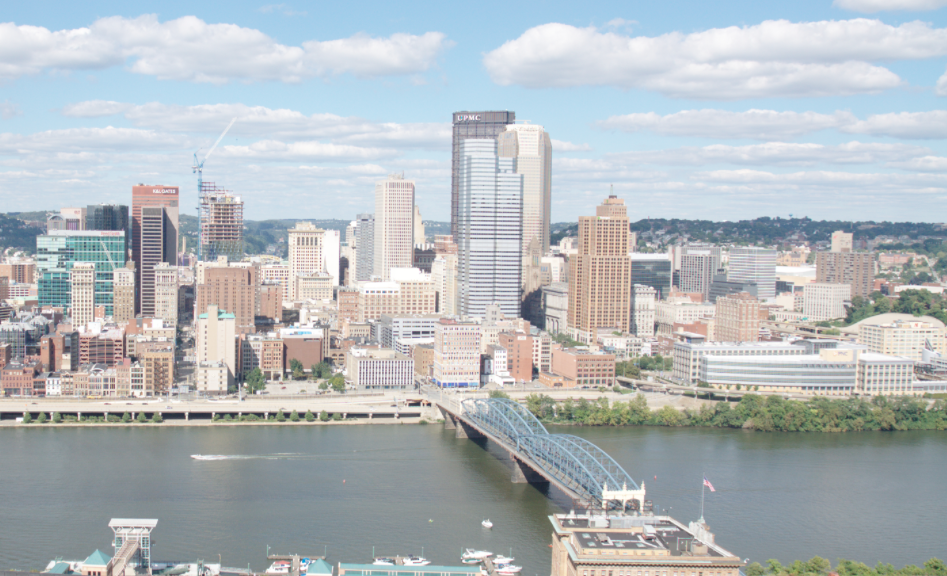
#> input picture incline_L.png, 947 x 576 px, found by its file name
$ python panoramas.py   (older library calls are emulated)
#> lines starting #> are read from the running program, lines starting #| are printed output that depends on the picture
### code/keypointDetect.py
import numpy as np
import cv2
import matplotlib.pyplot as plt

def createGaussianPyramid(im, sigma0=1,
        k=np.sqrt(2), levels=[-1,0,1,2,3,4]):
    if len(im.shape)==3:
        im = cv2.cvtColor(im, cv2.COLOR_BGR2GRAY)
    if im.max()>10:
        im = np.float32(im)/255
    im_pyramid = []
    for i in levels:
        sigma_ = sigma0*k**i
        im_pyramid.append(cv2.GaussianBlur(im, (0,0), sigma_))
    im_pyramid = np.stack(im_pyramid, axis=-1)
    return im_pyramid

# [7 lines left out: function displayPyramid, not called in this run]

def createDoGPyramid(gaussian_pyramid, levels=[-1,0,1,2,3,4]):
    '''
    Produces DoG Pyramid
    Inputs
    Gaussian Pyramid - A matrix of grayscale images of size
                        [imH, imW, len(levels)]
    levels      - the levels of the pyramid where the blur at each level is
                   outputs
    DoG Pyramid - size (imH, imW, len(levels) - 1) matrix of the DoG pyramid
                   created by differencing the Gaussian Pyramid input
    '''
    DoG_pyramid = []
    DoG_pyramid = np.diff(gaussian_pyramid)
    DoG_levels = levels[1:]
    return DoG_pyramid, DoG_levels

def computePrincipalCurvature(DoG_pyramid):
    '''
    Takes in DoGPyramid generated in createDoGPyramid and returns
    PrincipalCurvature,a matrix of the same size where each point contains the
    curvature ratio R for the corre-sponding point in the DoG pyramid

    INPUTS
        DoG Pyramid - size (imH, imW, len(levels) - 1) matrix of the DoG pyramid

    OUTPUTS
        principal_curvature - size (imH, imW, len(levels) - 1) matrix where each
                          point contains the curvature ratio R for the
                          corresponding point in the DoG pyramid
    '''
    # r = 10
    # threshold_r = (r + 1)**2 * 1.0 / r
    principal_curvature = None
    D_x = cv2.Sobel(DoG_pyramid, ddepth=cv2.CV_64F, dx=1, dy=0, borderType=2)
    D_y = cv2.Sobel(DoG_pyramid, ddepth=cv2.CV_64F, dx=0, dy=1, borderType=2)
    D_xx = cv2.Sobel(D_x, ddepth=cv2.CV_64F, dx=1, dy=0, borderType=2)
    D_xy = cv2.Sobel(D_x, ddepth=cv2.CV_64F, dx=0, dy=1, borderType=2)
    D_yy = cv2.Sobel(D_y, ddepth=cv2.CV_64F, dx=0, dy=1, borderType=2)
    D_yx = cv2.Sobel(D_y, ddepth=cv2.CV_64F, dx=1, dy=0, borderType=2)
    trace_H = D_xx + D_yy
    det_H = (D_xx * D_yy) - (D_xy * D_yx)
    # print (det_H)
    principal_curvature = (trace_H * trace_H * 1.0) / det_H
    principal_curvature[principal_curvature == -np.inf] = 0
    principal_curvature[principal_curvature == np.inf] = 0
    principal_curvature[principal_curvature == np.nan] = 0
    return principal_curvature

def getLocalExtrema(DoG_pyramid, DoG_levels, principal_curvature,
        th_contrast=0.03, th_r=12):
    '''
    Returns local extrema points in both scale and space using the DoGPyramid

    INPUTS
        DoG_pyramid - size (imH, imW, len(levels) - 1) matrix of the DoG pyramid
        DoG_levels  - The levels of the pyramid where the blur at each level is
                      outputs
        principal_curvature - size (imH, imW, len(levels) - 1) matrix contains the
                      curvature ratio R
        th_contrast - remove any point that is a local extremum but does not have a
                      DoG response magnitude above this threshold
        th_r        - remove any edge-like points that have too large a principal
                      curvature ratio
     OUTPUTS
        locsDoG - N x 3 matrix where the DoG pyramid achieves a local extrema in both
               scale and space, and also satisfies the two thresholds.
    '''
    locsDoG = None
    threshold_mask = np.logical_and(DoG_pyramid > th_contrast, np.abs(principal_curvature) < th_r)

    neighbors_spatial = []
    neighbors_spatial.append(np.roll(DoG_pyramid, 1, axis=0))
    neighbors_spatial.append(np.roll(DoG_pyramid, -1, axis=0))
    neighbors_spatial.append(np.roll(DoG_pyramid, 1, axis=1))
    neighbors_spatial.append(np.roll(DoG_pyramid, -1, axis=1))
    neighbors_spatial.append(np.roll(np.roll(DoG_pyramid, 1, axis=0), 1, axis=1))
    neighbors_spatial.append(np.roll(np.roll(DoG_pyramid, 1, axis=0), -1, axis=1))
    neighbors_spatial.append(np.roll(np.roll(DoG_pyramid, -1, axis=0), 1, axis=1))
    neighbors_spatial.append(np.roll(np.roll(DoG_pyramid, -1, axis=0), -1, axis=1))

    neighbors_scale = []
    neighbors_scale.append(np.roll(DoG_pyramid, 1, axis=2))
    neighbors_scale.append(np.roll(DoG_pyramid, -1, axis=2))

    neighbors_spatial = np.asarray(neighbors_spatial)
    neighbors_scale = np.asarray(neighbors_scale)

    max_neighbor = np.max(neighbors_spatial, axis=0)
    min_neighbor = np.min(neighbors_spatial, axis=0)
    spatial_mask = np.logical_or((DoG_pyramid >= max_neighbor), (DoG_pyramid <= min_neighbor))

    max_neighbor = np.max(neighbors_scale, axis=0)
    min_neighbor = np.min(neighbors_scale, axis=0)
    scale_mask = np.logical_or((DoG_pyramid >= max_neighbor), (DoG_pyramid <= min_neighbor))

    final_mask = np.logical_and(np.logical_and(spatial_mask, scale_mask), threshold_mask)
    locsDoG = np.where(final_mask==True)
    locsDoG = np.asarray(locsDoG)
    locsDoG = locsDoG.T
    locsDoG[:,[0, 1]] = locsDoG[:,[1, 0]]
    return locsDoG


def DoGdetector(im, sigma0=1, k=np.sqrt(2), levels=[-1,0,1,2,3,4],
                th_contrast=0.03, th_r=12):
    '''
    Putting it all together

    Inputs          Description
    --------------------------------------------------------------------------
    im              Grayscale image with range [0,1].

    sigma0          Scale of the 0th image pyramid.

    k               Pyramid Factor.  Suggest sqrt(2).

    levels          Levels of pyramid to construct. Suggest -1:4.

    th_contrast     DoG contrast threshold.  Suggest 0.03.

    th_r            Principal Ratio threshold.  Suggest 12.

    Outputs         Description
    --------------------------------------------------------------------------

    locsDoG         N x 3 matrix where the DoG pyramid achieves a local extrema
                    in both scale and space, and satisfies the two thresholds.

    gauss_pyramid   A matrix of grayscale images of size (imH,imW,len(levels))
    '''
    gauss_pyramid = createGaussianPyramid(im)
    DoG_pyr, DoG_levels = createDoGPyramid(gauss_pyramid, levels)
    pc_curvature = computePrincipalCurvature(DoG_pyr)
    locsDoG = getLocalExtrema(DoG_pyr, DoG_levels, pc_curvature, th_contrast, th_r)
    # visualize_edge_suppression(im, locsDoG)
    return locsDoG, gauss_pyramid


# [5 lines left out: function visualize_edge_suppression, not called in this run]


# [18 lines that do not run on import are left out]

### code/BRIEF.py
import numpy as np
import cv2
import os
from scipy.spatial.distance import cdist
from keypointDetect import DoGdetector

import matplotlib.pyplot as plt


def makeTestPattern(patch_width=9, nbits=256):
    '''
    Creates Test Pattern for BRIEF

    Run this routine for the given parameters patch_width = 9 and n = 256

    INPUTS
    patch_width - the width of the image patch (usually 9)
    nbits      - the number of tests n in the BRIEF descriptor

    OUTPUTS
    compareX and compareY - LINEAR indices into the patch_width x patch_width image
                            patch and are each (nbits,) vectors.
    '''
    compareX = np.random.randint(low=0, high=patch_width**2, size=nbits)
    compareY = np.random.randint(low=0, high=patch_width**2, size=nbits)
    return compareX, compareY

# load test pattern for Brief
test_pattern_file = '../results/testPattern.npy'
if os.path.isfile(test_pattern_file):
    # load from file if exists
    compareX, compareY = np.load(test_pattern_file)
else:
    # produce and save patterns if not exist
    compareX, compareY = makeTestPattern()
    if not os.path.isdir('../results'):
        os.mkdir('../results')
    np.save(test_pattern_file, [compareX, compareY])

def computeBrief(im, gaussian_pyramid, locsDoG, k, levels,
    compareX, compareY):
    '''
    Compute Brief feature
     INPUT
     locsDoG - locsDoG are the keypoint locations returned by the DoG
               detector.
     levels  - Gaussian scale levels that were given in Section1.
     compareX and compareY - linear indices into the
                             (patch_width x patch_width) image patch and are
                             each (nbits,) vectors.


     OUTPUT
     locs - an m x 3 vector, where the first two columns are the image
    		 coordinates of keypoints and the third column is the pyramid
            level of the keypoints.
     desc - an m x n bits matrix of stacked BRIEF descriptors. m is the number
            of valid descriptors in the image and will vary.
    '''
    patch_width = 9
    half_width = patch_width//2
    desc = []
    locs = []
    # [8 lines of commented-out code are left out]
    for x,y,l in locsDoG:
        if (x - half_width) >= 0 and (y - half_width) >= 0 and (x + half_width) < gaussian_pyramid.shape[1] and (y + half_width) < gaussian_pyramid.shape[0]:
            locs.append(np.array([x,y,l]))
            patch = gaussian_pyramid[y - half_width:y + half_width + 1, x - half_width:x + half_width + 1, l]
            patch = patch.flatten()
            point_descriptor = (patch[compareX] < patch[compareY]).astype('int')
            desc.append(point_descriptor)
    desc = np.asarray(desc)
    locs = np.asarray(locs)
    return locs, desc


def briefLite(im):
    '''
    INPUTS
    im - gray image with values between 0 and 1

    OUTPUTS
    locs - an m x 3 vector, where the first two columns are the image coordinates
            of keypoints and the third column is the pyramid level of the keypoints
    desc - an m x n bits matrix of stacked BRIEF descriptors.
            m is the number of valid descriptors in the image and will vary
            n is the number of bits for the BRIEF descriptor
    '''
    locsDoG, gauss_pyramid = DoGdetector(im)
    locs, desc = computeBrief(im, gauss_pyramid, locsDoG, np.sqrt(2), [-1,0,1,2,3,4], compareX, compareY)
    return locs, desc

def briefMatch(desc1, desc2, ratio=0.8):
    '''
    performs the descriptor matching
    inputs  : desc1 , desc2 - m1 x n and m2 x n matrix. m1 and m2 are the number of keypoints in image 1 and 2.
                                n is the number of bits in the brief
    outputs : matches - p x 2 matrix. where the first column are indices
                                        into desc1 and the second column are indices into desc2
    '''
    D = cdist(np.float32(desc1), np.float32(desc2), metric='hamming')
    # find smallest distance
    ix2 = np.argmin(D, axis=1)
    d1 = D.min(1)
    # find second smallest distance
    d12 = np.partition(D, 2, axis=1)[:,0:2]
    d2 = d12.max(1)
    r = d1/(d2+1e-10)
    is_discr = r<ratio
    ix2 = ix2[is_discr]
    ix1 = np.arange(D.shape[0])[is_discr]

    matches = np.stack((ix1,ix2), axis=-1)
    return matches

# [17 lines left out: function plotMatches, not called in this run]
    # plt.savefig(k)


# [21 lines that do not run on import are left out]


    # [12 lines of commented-out code are left out]

### code/planarH.py
import numpy as np
import cv2
from BRIEF import briefLite, briefMatch

def computeH(p1, p2):
    '''
    INPUTS:
        p1 and p2 - Each are size (2 x N) matrices of corresponding (x, y)'
                 coordinates between two images
    OUTPUTS:
     H2to1 - a 3 x 3 matrix encoding the homography that best matches the linear
            equation
    '''
    assert(p1.shape[1]==p2.shape[1])
    assert(p1.shape[0]==2)
    N = p1.shape[1]
    A = np.zeros((2*N,9))

    x, y = p1[0], p1[1]
    u, v = p2[0], p2[1]

    A[::2,0] = 0
    A[::2,1] = 0
    A[::2,2] = 0

    A[1::2,0] = u
    A[1::2,1] = v
    A[1::2,2] = 1

    A[::2,3] = -u
    A[::2,4] = -v
    A[::2,5] = -1

    A[1::2,3] = 0
    A[1::2,4] = 0
    A[1::2,5] = 0

    A[::2,6] = u * y
    A[::2,7] = v * y
    A[::2,8] = y

    A[1::2,6] = -(x * u)
    A[1::2,7] = -(x * v)
    A[1::2,8] = -x

    U, S, V = np.linalg.svd(A)
    H2to1 = V[-1].reshape(3,3)
    return H2to1

def ransacH(matches, locs1, locs2, num_iter=5000, tol=2):
    '''
    Returns the best homography by computing the best set of matches using
    RANSAC
    INPUTS
        locs1 and locs2 - matrices specifying point locations in each of the images
        matches - matrix specifying matches between these two sets of point locations
        nIter - number of iterations to run RANSAC
        tol - tolerance value for considering a point to be an inlier

    OUTPUTS
        bestH - homography matrix with the most inliers found during RANSAC
    '''
    point_count = matches.shape[0]
    ones = np.ones((point_count)).reshape(1,point_count)
    p1_homo = np.concatenate((np.transpose(locs1[matches[:,0]][:,:2]), ones), axis=0)
    ones = np.ones((point_count)).reshape(1,point_count)
    p2_homo = np.concatenate((np.transpose(locs2[matches[:,1]][:,:2]), ones), axis=0)

    max_inliers = 0
    for i in range(num_iter):
        rand_matches = np.random.permutation(matches)[:4]
        p1 = locs1[rand_matches[:,0]][:,:2].T
        p2 = locs2[rand_matches[:,1]][:,:2].T
        H = computeH(p1, p2)
        p1_transformed = np.matmul(H, p2_homo)
        p1_transformed = p1_transformed / p1_transformed[-1,:]
        error = (np.square((p1_transformed - p1_homo)).sum(axis=0) < tol).astype('int')
        inliers = error.sum()
        if inliers > max_inliers:
            max_inliers = inliers
            best_error = error

    best_inliers = matches[np.where(best_error==True)]
    p1 = locs1[best_inliers[:,0]][:,:2].T
    p2 = locs2[best_inliers[:,1]][:,:2].T
    bestH = computeH(p1, p2)
    return bestH


# [7 lines that do not run on import are left out]

### code/panoramas.py
import cv2
import numpy as np
from scipy.ndimage.morphology import distance_transform_edt
from planarH import ransacH
from BRIEF import briefLite,briefMatch,plotMatches

def imageStitching(im1, im2, H2to1):
    '''
    Returns a panorama of im1 and im2 using the given
    homography matrix

    INPUT
        Warps img2 into img1 reference frame using the provided warpH() function
        H2to1 - a 3 x 3 matrix encoding the homography that best matches the linear
                 equation
    OUTPUT
        Blends img1 and warped img2 and outputs the panorama image
    '''
    a,b,f = im1.shape
    z = np.zeros((a,b,f))
    im1 = np.concatenate((im1,z),axis=1)

    r,c,k = im1.shape
    warped_img2 = cv2.warpPerspective(im2, H2to1, (2*b,a))
    cv2.imwrite('../results/6_1.jpg', warped_img2)
    warped_img2 = cv2.warpPerspective(im2, H2to1, (c,r))
    pano_im = np.maximum(im1, warped_img2)
    # cv2.imwrite('../results/stitch.jpg', pano_im)
    return pano_im


def imageStitching_noClip(im1, im2, H2to1):
    '''
    Returns a panorama of im1 and im2 using the given
    homography matrix without cliping.
    '''
    full_cols = 1800
    r, c, _ = im2.shape
    boundary = np.array([[1,c,1,c],[1,1,r,r],[1,1,1,1]])
    warped_boundary = np.matmul(H2to1, boundary)
    warped_boundary = warped_boundary / warped_boundary[-1,:]
    warped_boundary = np.rint(warped_boundary).astype('int')
    min_c = min(1, warped_boundary[0].min())
    max_c = max(im1.shape[1], warped_boundary[0].max())
    min_r = min(1, warped_boundary[1].min())
    max_r = max(im1.shape[0], warped_boundary[1].max())
    full_rows = (full_cols * (max_r - min_r)) / (max_c - min_c)
    full_rows = np.rint(full_rows).astype('int')
    scaling_factor = full_cols / (max_c - min_c)
    M_translation = np.array([[1,0,0],[0,1,-min_r],[0,0,1]])
    M_scaling = np.array([[scaling_factor, 0, 0],[0, scaling_factor, 0],[0, 0, 1]])
    M = np.matmul(M_scaling, M_translation)
    warped_img1 = cv2.warpPerspective(im1, M, (full_cols,full_rows))
    warped_img2 = cv2.warpPerspective(im2, np.matmul(M, H2to1), (full_cols,full_rows))
    pano_im = np.maximum(warped_img1, warped_img2)
    # cv2.imwrite('stitch_no_clip.jpg', pano_im)
    cv2.imwrite('../results/6_2_pan.jpg', pano_im)
    return pano_im

def generatePanorama(im1, im2):
    locs1, desc1 = briefLite(im1)
    locs2, desc2 = briefLite(im2)
    matches = briefMatch(desc1, desc2)
    H2to1 = ransacH(matches, locs1, locs2, num_iter=5000, tol=2)
    # pano_im = imageStitching(im1, im2, H2to1)
    pano_im = imageStitching_noClip(im1, im2, H2to1)
    cv2.imwrite('../results/6_3.jpg', pano_im)
    pn = imageStitching(im1, im2, H2to1)
    return pn


if __name__ == '__main__':
    im1 = cv2.imread('../data/incline_L.png')
#> im1 is the input picture: shape (576, 947, 3); mean B, G, R 188.8, 185.2, 178.7
    im2 = cv2.imread('../data/incline_R.png')
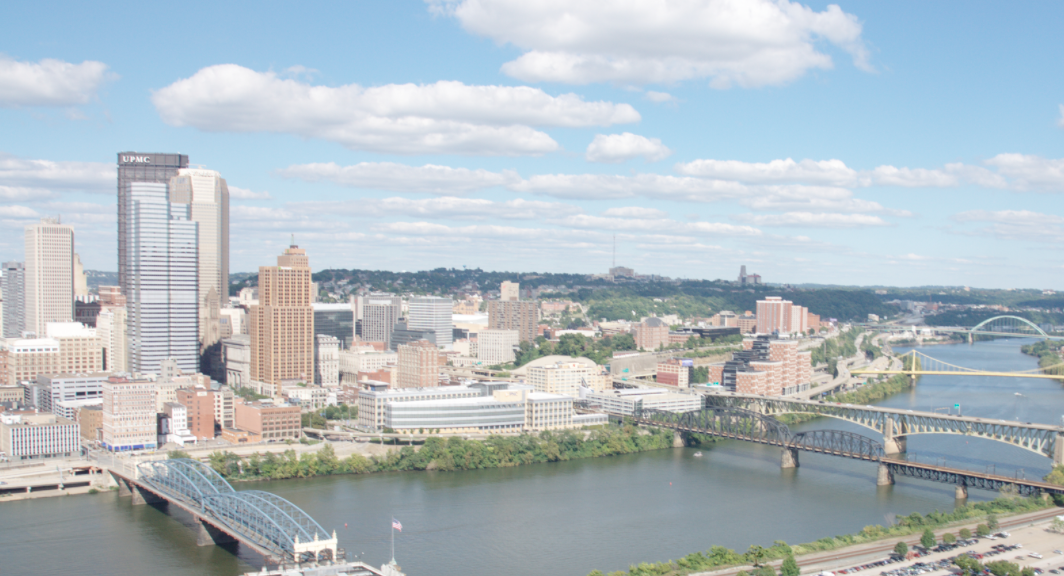
#> input picture incline_R.png, 1064 x 576 px, found by its file name
#> im2 is the input picture: shape (576, 1064, 3); mean B, G, R 195.1, 188.5, 177.3
    pn = generatePanorama(im1, im2)
#> in createGaussianPyramid, `im = cv2.cvtColor(im, cv2.COLOR_BGR2GRAY)`:
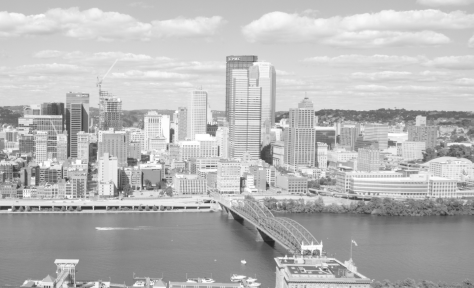
#> im: shape (576, 947) (shown at 1/2 size); min 34, max 255, mean 183.7
#> the loop in createGaussianPyramid, `for i in levels:` made 6 passes
#> sigma_ on passes 1 to 6: 0.707, 1, 1.41, 2, 2.83, 4
#> after the loop in createGaussianPyramid, `for i in levels:`: im_pyramid = 6 items
#> in DoGdetector, `DoG_pyr, DoG_levels = createDoGPyramid(gauss_pyramid, levels)`: DoG_levels = [0, 1, 2, 3, 4]
#> the loop in computeBrief, `for x,y,l in locsDoG:` made 4247 passes
#> (x, y, l) on passes 1 to 3: (507, 112, 1), (467, 113, 2), (507, 113, 2)
#> after the loop in computeBrief, `for x,y,l in locsDoG:`: desc = 4166 items; locs = 4166 items, first 6: [507, 112, 1], [467, 113, 2], [507, 113, 2], [513, 113, 1], [454, 114, 2], [509, 115, 4]
#> call 2 of createGaussianPyramid, with sigma0 = 1, k = 1.41
#> in createGaussianPyramid (call 2), `im = cv2.cvtColor(im, cv2.COLOR_BGR2GRAY)`:
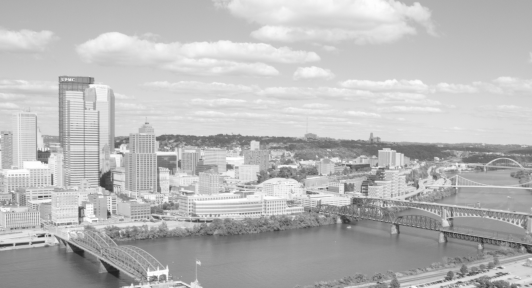
#> im: shape (576, 1064) (shown at 1/2 size); min 31, max 255, mean 185.9
#> the loop in createGaussianPyramid (call 2), `for i in levels:` made 6 passes
#> in getLocalExtrema (call 2), `locsDoG = locsDoG.T`: locsDoG = 2541 rows, first 8: [154, 118, 1], [154, 134, 2], [154, 139, 2], [155, 119, 3], [156, 180, 2], [157, 180, 3], [157, 186, 2], [158, 126, 0]
#> in DoGdetector (call 2), `locsDoG = getLocalExtrema(DoG_pyr, DoG_levels, pc_curvature, th_contra..`: locsDoG = 2541 rows, first 8: [118, 154, 1], [134, 154, 2], [139, 154, 2], [119, 155, 3], [180, 156, 2], [180, 157, 3], [186, 157, 2], [126, 158, 0]
#> the loop in computeBrief (call 2), `for x,y,l in locsDoG:` made 2541 passes
#> in computeBrief (call 2), `locs = np.asarray(locs)`: locs = 2498 rows, first 8: [118, 154, 1], [134, 154, 2], [139, 154, 2], [119, 155, 3], [180, 156, 2], [180, 157, 3], [186, 157, 2], [126, 158, 0]
#> in generatePanorama, `locs2, desc2 = briefLite(im2)`: locs2 has the same summary as locs in computeBrief
#> in briefMatch, `D = cdist(np.float32(desc1), np.float32(desc2), metric='hamming')`:
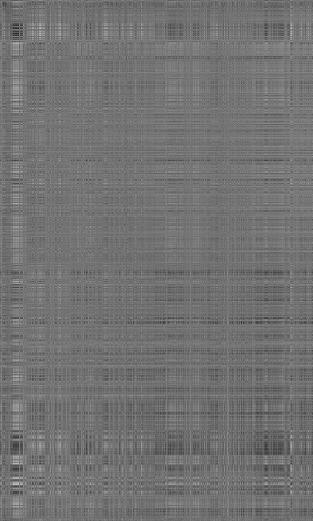
#> D: shape (4166, 2498) float64 (shown at 1/8 size); min 0, max 0.961, mean 0.449
#> in briefMatch, `ix2 = np.argmin(D, axis=1)`: ix2 = 4166 values, max 2494 at index 2234, min 0 at index 3943, mean 1099.6
#> in briefMatch, `d1 = D.min(1)`: d1 = 4166 values, max 0.367 at index 2895, min 0 at index 1472, mean 0.119
#> in briefMatch, `d12 = np.partition(D, 2, axis=1)[:,0:2]`: d12 = 4166 pairs, first value 0 to 0.367, second value 0.00781 to 0.367
#> in briefMatch, `d2 = d12.max(1)`: d2 = 4166 values, max 0.367 at index 2895, min 0.00781 at index 252, mean 0.136
#> in briefMatch, `r = d1/(d2+1e-10)`: r = 4166 values, max 1 at index 2895, min 0 at index 1472, mean 0.858
#> in briefMatch, `ix2 = ix2[is_discr]`: ix2 = 1021 values, max 2481 at index 973, min 2 at index 1008, mean 1126.5
#> in briefMatch, `ix1 = np.arange(D.shape[0])[is_discr]`: ix1 = 1021 values from 3 to 4153
#> in briefMatch, `matches = np.stack((ix1,ix2), axis=-1)`: matches = 1021 pairs, first value 3 to 4153, second value 2 to 2481
#> the loop in ransacH, `for i in range(num_iter):` made 5000 passes
#> (rand_matches, x in computeH, y in computeH, u in computeH, v in computeH, S in computeH, inliers, max_inliers) on pass 11: ([[3881, 2450], [302, 166], [210, 91], [1504, 765]], [623, 858, 364, 545], [515, 224, 220, 294], [316, 523, 11, 225], [566, 275, 269, 347], [758096.6, 230412.4, 945.6, 371, 322.5, 89.58, 38.78, 0.093], 380, 380)
#> in imageStitching_noClip, `warped_img1 = cv2.warpPerspective(im1, M, (full_cols,full_rows))`:
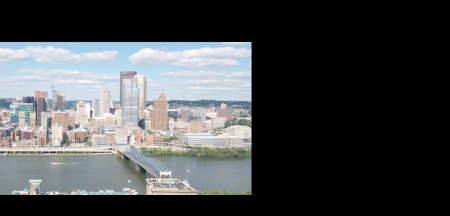
#> warped_img1: shape (862, 1800, 3) (shown at 1/4 size); mean B, G, R 75, 73.5, 70.9
#> in imageStitching, `im1 = np.concatenate((im1,z),axis=1)`:
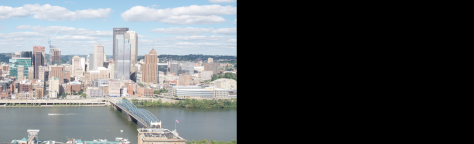
#> im1: shape (576, 1894, 3) float64 (shown at 1/4 size); mean of channels 0, 1, 2 94.4, 92.6, 89.4; drawn as B, G, R
#> in imageStitching, `pano_im = np.maximum(im1, warped_img2)`:
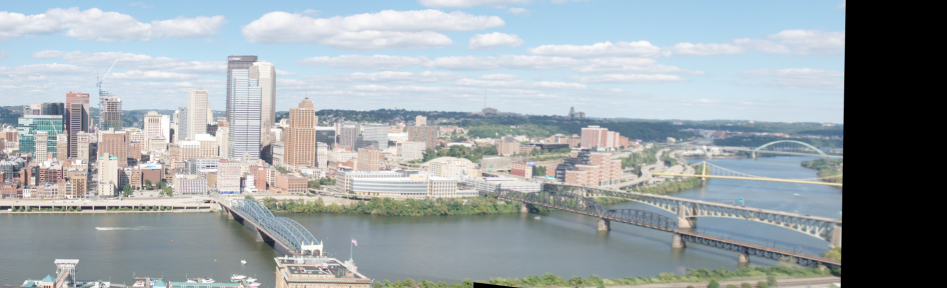
#> pano_im: shape (576, 1894, 3) float64 (shown at 1/2 size); mean of channels 0, 1, 2 168.9, 164.8, 156.1; drawn as B, G, R
